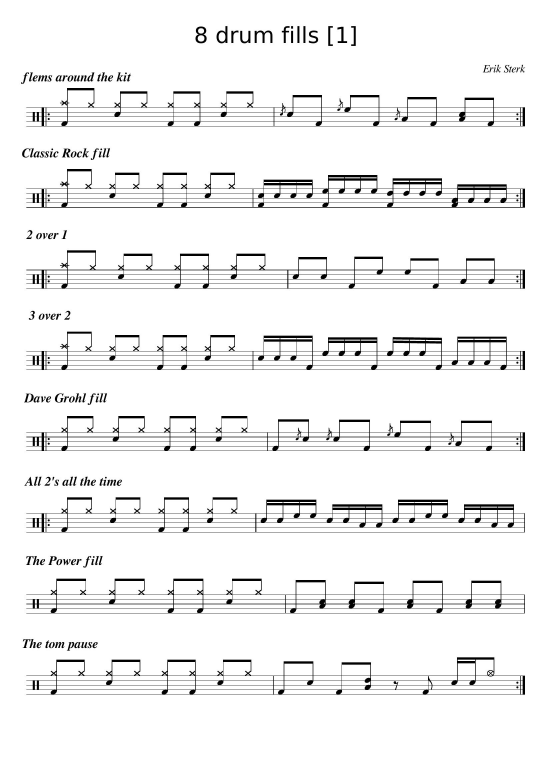
#> input picture yr_drum_전처리/image/8_drum.jpg, 1653 x 2339 px (shown at 1/3 size)
$ python main.py
#> lines starting #> are read from the running program, lines starting #| are printed output that depends on the picture; after the words box and inside, x2 and y2 are one past the last pixel; in counts of white or black regions, pixels touching at a corner belong together
### yr_drum_전처리/functions.py
#function
import cv2

def threshold(image):
    image = cv2.cvtColor(image, cv2.COLOR_BGR2GRAY)
    ret, image = cv2.threshold(image, 127, 255, cv2.THRESH_BINARY_INV | cv2.THRESH_OTSU)
    return image

### 드럼_알고리즘/modules.py
# modules.py
import cv2
import numpy as np
import functions as fs

def remove_noise(image):
    image = fs.threshold(image)  # 이미지 이진화
    mask = np.zeros(image.shape, np.uint8)  # 보표 영역만 추출하기 위해 마스크 생성

    cnt, labels, stats, centroids = cv2.connectedComponentsWithStats(image)  # 레이블링
    for i in range(1, cnt):
        x, y, w, h, area = stats[i]
        if w > image.shape[1] * 0.5:  # 보표 영역에만
            cv2.rectangle(mask, (x, y, w, h), (255, 0, 0), -1)  # 사각형 그리기

    masked_image = cv2.bitwise_and(image, mask)  # 보표 영역 추출

    return masked_image

def remove_staves(image):
    height, width = image.shape
    staves = []  # 오선의 좌표들이 저장될 리스트

    for row in range(height):
        pixels = 0
        for col in range(width):
            pixels += (image[row][col] == 255)  # 한 행에 존재하는 흰색 픽셀의 개수를 셈
        if pixels >= width * 0.5:  # 이미지 넓이의 50% 이상이라면
            if len(staves) == 0 or abs(staves[-1][0] + staves[-1][1] - row) > 1:  # 첫 오선이거나 이전에 검출된 오선과 다른 오선
                staves.append([row, 0])  # 오선 추가 [오선의 y 좌표][오선 높이]
            else:  # 이전에 검출된 오선과 같은 오선
                staves[-1][1] += 1  # 높이 업데이트

    for staff in range(len(staves)):
        top_pixel = staves[staff][0]  # 오선의 최상단 y 좌표
        bot_pixel = staves[staff][0] + staves[staff][1]  # 오선의 최하단 y 좌표 (오선의 최상단 y 좌표 + 오선 높이)
        for col in range(width):
            if image[top_pixel - 1][col] == 0 and image[bot_pixel + 1][col] == 0:  # 오선 위, 아래로 픽셀이 있는지 탐색
                for row in range(top_pixel, bot_pixel + 1):
                    image[row][col] = 0  # 오선을 지움

    return image, [x[0] for x in staves]

def normalization(image, staves, standard):
    avg_distance = 0
    lines = int(len(staves) / 5)  # 보표의 개수
    for line in range(lines):
        for staff in range(4):
            staff_above = staves[line * 5 + staff]
            staff_below = staves[line * 5 + staff + 1]
            avg_distance += abs(staff_above - staff_below)  # 오선의 간격을 누적해서 더해줌
    avg_distance /= len(staves) - lines  # 오선 간의 평균 간격

    height, width = image.shape  # 이미지의 높이와 넓이
    weight = standard / avg_distance  # 기준으로 정한 오선 간격을 이용해 가중치를 구함
    new_width = int(width * weight)  # 이미지의 넓이에 가중치를 곱해줌
    new_height = int(height * weight)  # 이미지의 높이에 가중치를 곱해줌

    image = cv2.resize(image, (new_width, new_height))  # 이미지 리사이징
    ret, image = cv2.threshold(image, 127, 255, cv2.THRESH_BINARY | cv2.THRESH_OTSU)  # 이미지 이진화
    staves = [x * weight for x in staves]  # 오선 좌표에도 가중치를 곱해줌

    return image, staves

### yr_drum_전처리/main.py
#main
import cv2
import os
import numpy as np
import functions as fs
import modules

#이미지 불러오기
image=cv2.imread("image/8_drum.jpg", cv2.IMREAD_ANYCOLOR)
#> image is the input picture: shape (2339, 1653, 3); min 0, max 255, mean 241.5

#전처리 1. 보표 영역 추출 및 그 외 노이즈 제거-modules-fs
masked_image = modules.remove_noise(image)
#> in threshold, `ret, image = cv2.threshold(image, 127, 255, cv2.THRESH_BINARY_INV | cv..`:
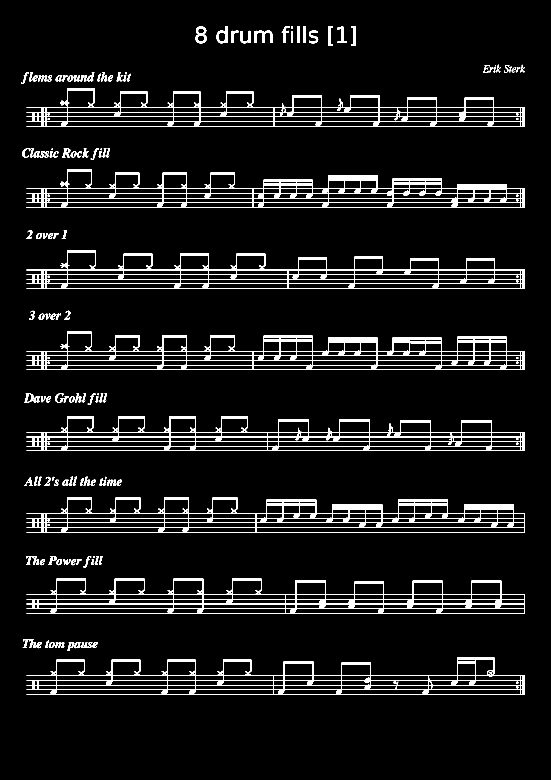
#> image: shape (2339, 1653) (shown at 1/3 size); 5.3% white; 158 white regions (1 under 20 px), largest, box (x1, y1, x2, y2) and area: (79, 507, 1575, 623) 28122, (79, 995, 1575, 1110) 26277, (79, 1492, 1575, 1597) 25905
#> in threshold, `ret, image = cv2.threshold(image, 127, 255, cv2.THRESH_BINARY_INV | cv..`: ret = 130
#> in remove_noise, `cnt, labels, stats, centroids = cv2.connectedComponentsWithStats(image)`:
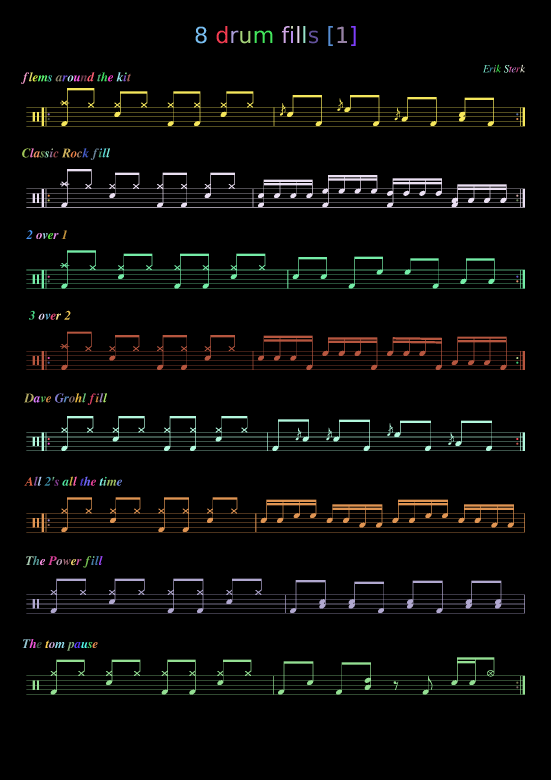
#> labels: shape (2339, 1653) int32 (shown at 1/3 size); 159 distinct labels, from 0 to 158; one colour per label, 0 black
#> in remove_noise, `cnt, labels, stats, centroids = cv2.connectedComponentsWithStats(image)`: cnt = 159; stats = 159 rows, first 6: [0, 0, 1653, 2339, 3663099], [650, 78, 32, 52, 696], [845, 78, 24, 51, 408], [873, 78, 6, 8, 47], [892, 78, 6, 51, 306], [910, 78, 6, 51, 306]; centroids = 159 pairs, first value 74.45 to 1566.5, second value 81.57 to 2061.5
#> the loop in remove_noise, `for i in range(1, cnt):` made 158 passes
#> after the loop in remove_noise, `for i in range(1, cnt):`:
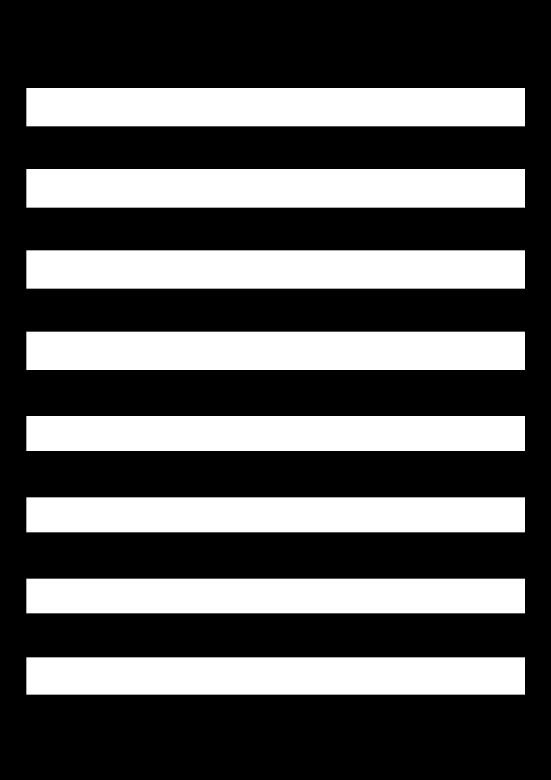
#> mask: shape (2339, 1653) (shown at 1/3 size); 34.3% white; 8 white regions, largest, box (x1, y1, x2, y2) and area: (79, 507, 1575, 623) 173536, (79, 264, 1575, 379) 172040, (79, 751, 1575, 866) 172040
#> in remove_noise, `masked_image = cv2.bitwise_and(image, mask)`:
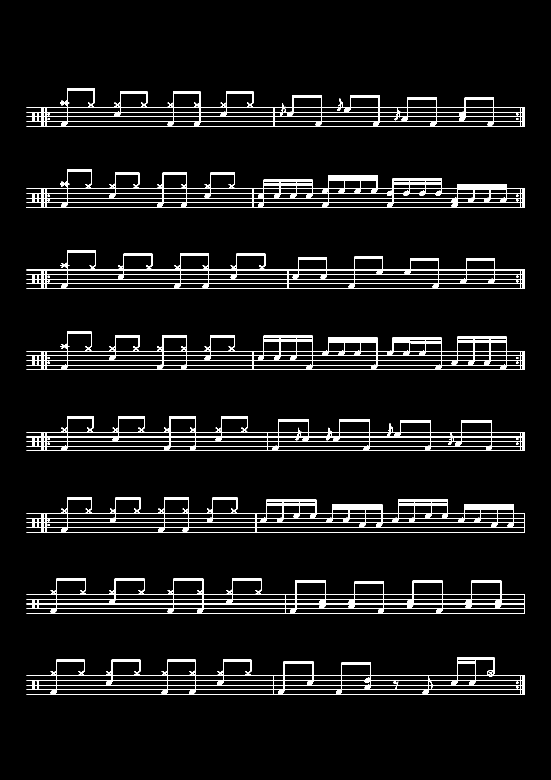
#> masked_image: shape (2339, 1653) (shown at 1/3 size); 4.7% white; 32 white regions, largest, box (x1, y1, x2, y2) and area: (79, 507, 1575, 623) 28122, (79, 995, 1575, 1110) 26277, (79, 1492, 1575, 1597) 25905

#전처리 2. 오선 제거
removed_image, staves = modules.remove_staves(masked_image)
#> after the loop in remove_staves, `for row in range(height):`: staves = 40 pairs, first value 322 to 2083, second value 0 to 1
#> the loop in remove_staves, `for staff in range(len(staves)):` made 40 passes
#> (top_pixel, bot_pixel) on passes 1 to 12: (322, 322), (336, 336), (350, 350), (364, 364), (378, 378), (566, 566), (580, 580), (594, 594), (608, 608), (621, 622), (809, 810), (823, 823)
#> after the loop in remove_staves, `for staff in range(len(staves)):`:
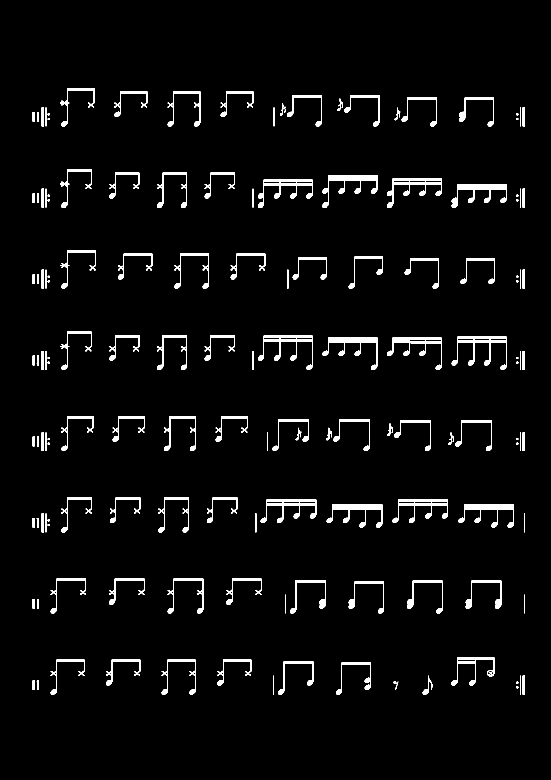
#> image: shape (2339, 1653) (shown at 1/3 size); 3.1% white; 146 white regions, largest, box (x1, y1, x2, y2) and area: (967, 525, 1132, 623) 3478, (1355, 553, 1520, 623) 3419, (1161, 535, 1326, 623) 3404
#> staves = 40 values from 322 to 2083

#전처리 3. 악보 이미지 정규화
normalized_image, staves = modules.normalization(removed_image, staves, 10)
#> in normalization, `lines = int(len(staves) / 5)`: lines = 8
#> after the loop in normalization, `for line in range(lines):`: avg_distance = 445
#> in normalization, `avg_distance /= len(staves) - lines`: avg_distance = 13.91
#> in normalization, `weight = standard / avg_distance`: weight = 0.719
#> in normalization, `new_width = int(width * weight)`: new_width = 1188
#> in normalization, `new_height = int(height * weight)`: new_height = 1681
#> in normalization, `image = cv2.resize(image, (new_width, new_height))`:
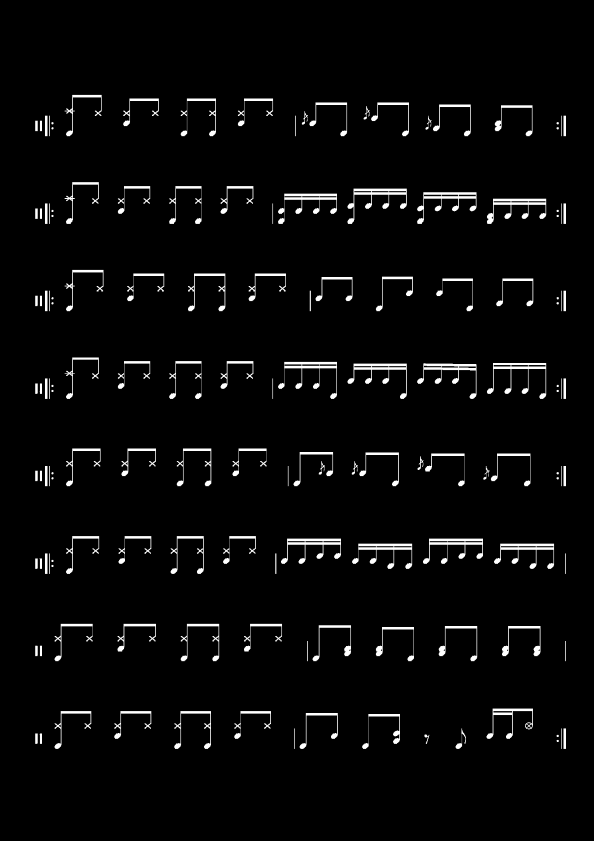
#> image: shape (1681, 1188) (shown at 1/2 size); min 0, max 255, mean 7.9
#> in normalization, `ret, image = cv2.threshold(image, 127, 255, cv2.THRESH_BINARY | cv2.TH..`:
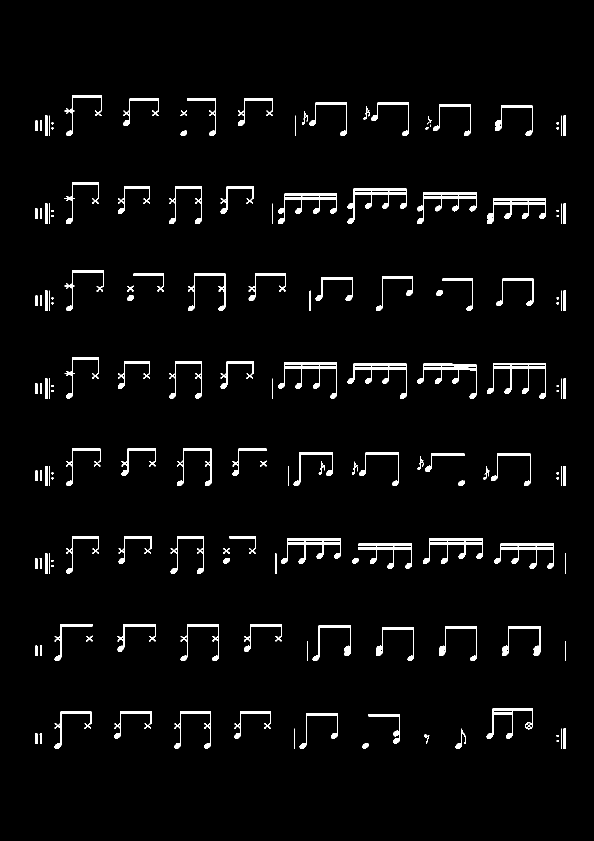
#> image: shape (1681, 1188) (shown at 1/2 size); 3.2% white; 160 white regions (19 under 20 px), largest, box (x1, y1, x2, y2) and area: (695, 377, 814, 448) 1945, (834, 384, 953, 448) 1840, (695, 727, 814, 798) 1838
#> in normalization, `ret, image = cv2.threshold(image, 127, 255, cv2.THRESH_BINARY | cv2.TH..`: ret = 119
#> in normalization, `staves = [x * weight for x in staves]`: staves = 40 values from 231.6 to 1497.9
#> staves = 40 values from 231.6 to 1497.9

#이미지 띄우기
cv2.imshow('image', masked_image)
cv2.waitKey(0)
cv2.destroyAllWindows()
